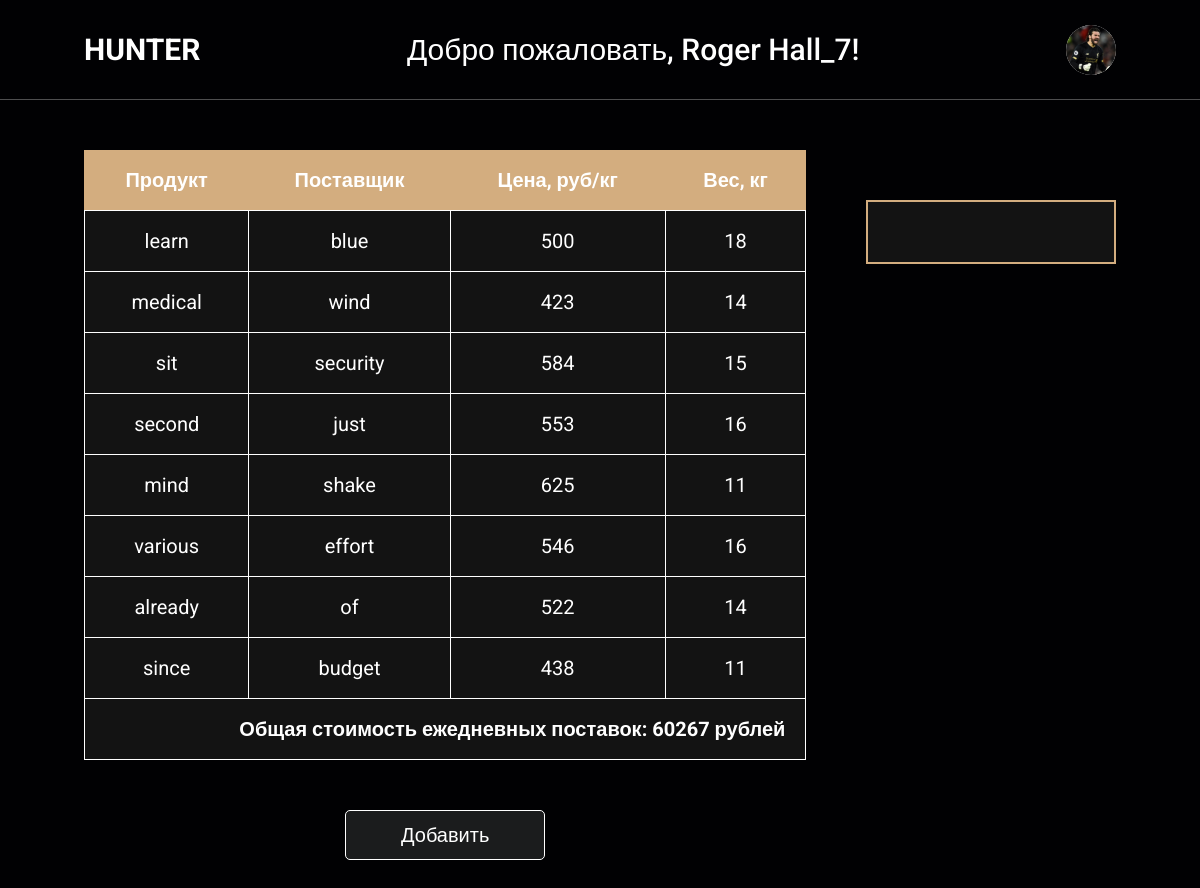
The page /main/Hunter/admin/supplies (signed in) on the database its author committed.
### app/models.py (models this page shows, shortened)
class Restaurant(models.Model):
    name = models.CharField(blank=False, max_length=32, default="")
    content = models.TextField(blank=False, max_length=200, default="")
    address = models.CharField(blank=False, max_length=50)
    phone_regex = RegexValidator(regex=r'^\+?[7,8]?[\s,-]?\(?\d{3}\)?[\s,-]?\d{3}[\s,-]?\d{2}[\s,-]?\d{2}$', message="Invalid format")
    phone = models.CharField(validators=[phone_regex], max_length=12, null=True)
    img = models.ImageField(null=True, blank=True, default="background.jpg", upload_to="restaurant_image/%Y/%M/%D")
    objects = RestaurantManager()

class Profile(models.Model):
    user = models.OneToOneField(User, null=True, on_delete=models.PROTECT, related_name='profile', default="")
    avatar = models.ImageField(null=True, blank=True, default="avatar.png", upload_to="avatar/%Y/%M/%D")

class Supply(models.Model):
    name = models.CharField(blank=False, max_length=32)
    provider = models.CharField(blank=False, max_length=32)
    restaurant = models.ForeignKey('Restaurant', blank=False, on_delete=models.PROTECT, default="")
    price = models.IntegerField()
    weight = models.IntegerField()
    objects = SupplyManager()

### app/views.py (the view)
# urls.py: path("main/<str:restaurant_name>/admin/supplies", views.restaurantAdminSupplies, name="restaurantAdminSupplies"),
def restaurantAdminSupplies(request, restaurant_name):
    restaurant = models.Restaurant.objects.get_by_name(restaurant_name)[0]
    supplies = models.Supply.objects.get_all_by_restaurant(restaurant_name)
    sum_cost = models.Supply.objects.get_sum_cost_by_restaurant(restaurant_name)
    return render(request, "restaurant__admin-supplies.html", {"supplies": supplies, "sum_cost": sum_cost, "restaurant": restaurant})

### app/models.py (called while the page is built)
    def get_by_name(self, _name):
        return self.filter(name = _name)

    def get_all_by_restaurant(self, restaurant):
        return self.filter(restaurant__name=restaurant)

    def get_sum_cost_by_restaurant(self, restaurant):
        return self.filter(restaurant__name=restaurant).aggregate(total=Sum(F('price') * F('weight'), default=0))['total']

### cart/context_proccesors.py (called while the page is built)
def cart(request):
    return {'cart': Cart(request).cart}

### templates/restaurant__admin-supplies.html
{% extends 'layouts/restaurant__admin-base.html' %}
{% block content %}
<div class="fragment">
  <div class="supplies">
    <table>
        <thead>
          <tr>
            <th>Продукт</th>
            <th>Поставщик</th>
            <th>Цена, руб/кг</th>
            <th>Вес, кг</th>
          </tr>
        </thead>
        <tbody>
          {% for sup in supplies %}
          <tr class="clickable-row" data-href="{% url 'restaurantAdminSuppliesEdit' restaurant_name=restaurant.name supply_id=sup.id %}">
            <td>{{ sup.name }}</td>
            <td>{{ sup.provider }}</td>
            <td>{{ sup.price }}</td>
            <td>{{ sup.weight }}</td>
          </tr>
          {% endfor %}
          <tr>
            <td colspan="4" class="text-right text-bold">Общая стоимость ежедневных поставок: {{ sum_cost }} рублей</td>
          </tr>
        </tbody>
    </table>
    <div class="table__edit">
      <a href="{% url 'restaurantAdminSuppliesAdd' restaurant_name=restaurant.name %}"><button class="btn-2">Добавить</button></a>
    </div>
  </div>
</div>
{% endblock %}

### templates/layouts/restaurant__admin-base.html (shortened to what this page needs)
{% load static %}
<!DOCTYPE html>
<html lang="ru">
<head>
  <link rel="stylesheet" href="https://cdnjs.cloudflare.com/ajax/libs/font-awesome/6.6.0/css/all.min.css">
  <link rel="stylesheet" href="{% static 'css/reset.css' %}"/>
  <link rel="stylesheet" href="{% static 'css/restaurant.css' %}"/>
</head>
<body>
  <header class="header">
    <a href="{% url 'restaurantIndex' restaurant_name=restaurant.name %}" class="logo">
      {{ restaurant.name }}
    </a>
    <h2 class="nav__title">Добро пожаловать, {{ user.username }}!</h2>
    <div class="icons">
      {% if user.is_authenticated and not request.user.is_superuser %}
      <img class="profile__icon" src="{{ request.user.profile.avatar.url }}" class="fas fa-user profile" id="prof-btn" onclick="toggleMenu()"></img>
      {% else %}
      <img class="profile__icon" src="{% static '/img/avatar.png' %}" class="fas fa-user profile" id="prof-btn" onclick="toggleMenu()"></img>
      {% endif %}
    </div>
  </header>
  <section class="main">
    {% block content %}
    {% endblock %}
    <div class="main__right">
      {% with request.resolver_match.url_name as url_name %}
      <nav class="main__right__nav">
      </nav>
      {% endwith %}
    </div>
  </section>
</body>
</html>

### static/css/restaurant.css (style rules this page uses)
:root { --main-color: #d3ad7f; --black: #131313; --bg: #010103; --border: .1rem solid rgba(255,255,255,.3); }
* { box-sizing: border-box; outline: none; border: none; text-decoration: none; transition: .2s linear; }
html { margin: 0; padding: 0; font-family: "Roboto", sans-serif; font-weight: 400; font-size: 62.5%; overflow-x: hidden; scroll-padding-top: 9rem; scroll-behavior: smooth; }
body { background: var(--bg); }
section { padding: 0 7%; padding-top: 100px; }
a { color: #fff; }
a, a:active, a:focus { outline: none; }
.btn-2 { border-radius: 5px; display: inline-block; padding: .9rem 3rem; font-size: 20px; font-weight: 500; height: 50px; width: 200px; color: #fff; background-color: hsla(210, 4%, 11%, 1); border: 1px solid hsla(0, 0%, 100%, 0.1); cursor: pointer; margin-top: 50px; border: 1px solid #fff; }
.header { height: 100px; background: var(--bg); display: flex; align-items: center; justify-content: space-between; padding: 1.5rem 7%; border-bottom: var(--border); position: fixed; top: 0; left: 0; right: 0; z-index: 1000; }
.header .logo { display: flex; align-items: center; text-transform: uppercase; height: 6rem; font-size: 30px; font-weight: 700; }
.header .icons { display: flex; align-items: center; }
.profile__icon { width: 50px; height: 50px; border-radius: 50%; cursor: pointer; background: #fff; }
.nav__title { color: #fff; font-size: 30px; font-weight: 500; }
.main, .cart { display: flex; justify-content: space-between; }
.fragment { width: 70%; margin-top: 50px; padding-bottom: 50px; }
.main__right { width: 30%; margin-top: 25px; display:flex; flex-direction: column; align-items: flex-end; }
.main__right__nav { position: fixed; padding: 30px; border: 2px solid var(--main-color); margin-top: 75px; display: flex; flex-direction: column; align-items: center; background-color: #131313; width: 250px; }
table { color: #fff; background-color: var(--main-color); width: 100%; font-size: 20px; }
td, th { padding: 1em; }
th { font-weight: bold; }
td { border: 0.5px solid; vertical-align: middle; text-align: center; }
tbody tr { background-color: #131313; }
.text-right { text-align: right; }
.text-bold { font-weight: bold; }
.table__edit, .list__edit, .edit__btns { display: flex; justify-content: space-around; }

### rows shown on the page
Restaurant: name "HUNTER"
Supply: name "learn", provider "blue", price "500", weight "18"
Supply: name "medical", provider "wind", price "423", weight "14"
Supply: name "sit", provider "security", price "584", weight "15"
Supply: name "second", provider "just", price "553", weight "16"
Supply: name "mind", provider "shake", price "625", weight "11"
Supply: name "various", provider "effort", price "546", weight "16"
Supply: name "already", provider "of", price "522", weight "14"
Supply: name "since", provider "budget", price "438", weight "11"

### other values the page prints
{{ user.username }} "Roger Hall_7"
{{ sum_cost }} "60267"
